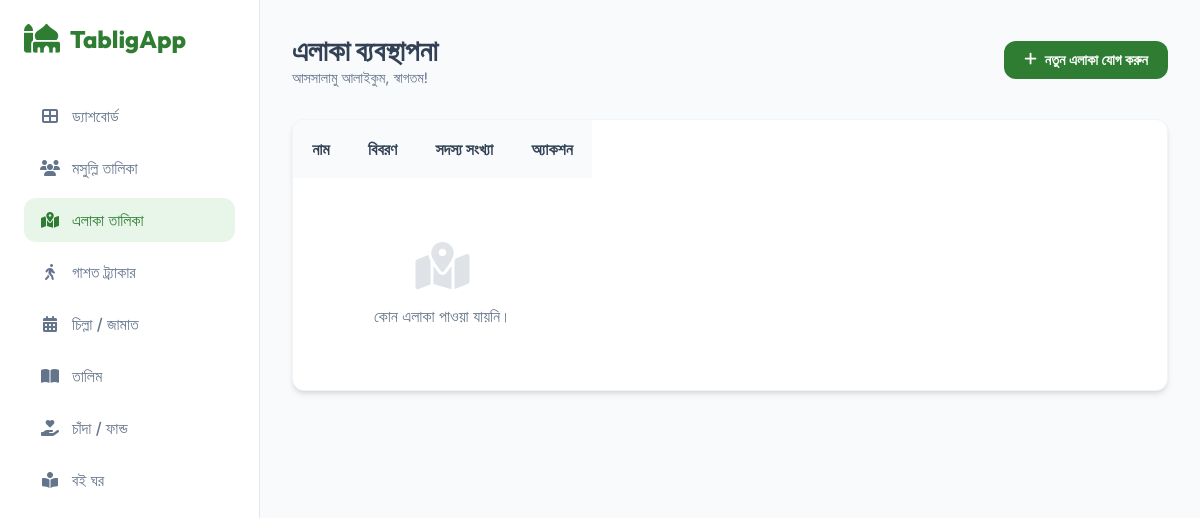
The page /areas/ (signed in) on the database as committed earlier.
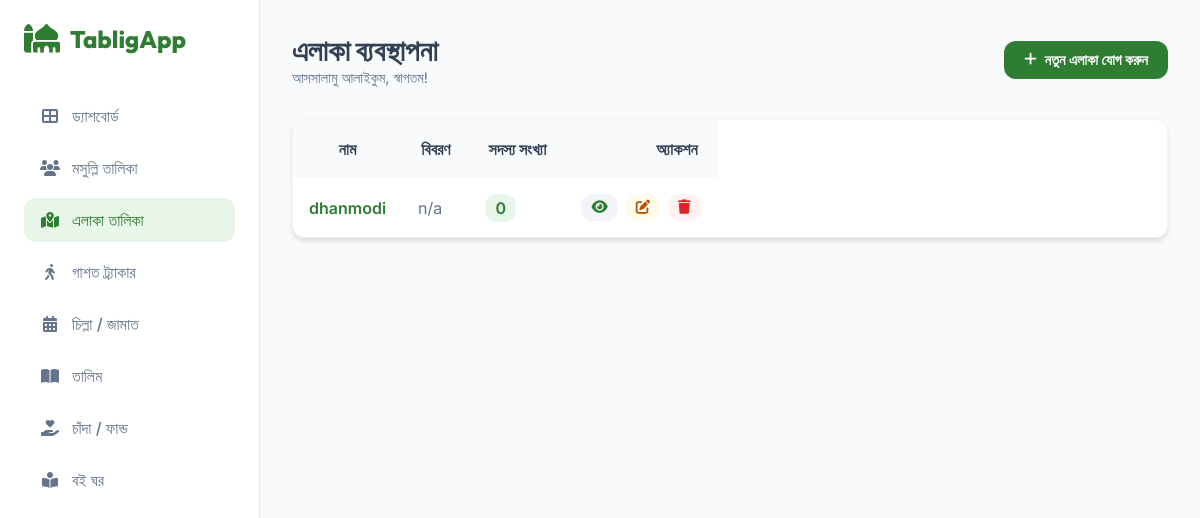
The same page on the database as committed later.
### tablig/models.py (models this page shows, shortened)
class Area(models.Model):
    name = models.CharField(max_length=255, unique=True)
    description = models.TextField(blank=True, null=True)

### tablig/views.py (the view)
# urls.py: path('areas/', AreaListView.as_view(), name='area_list'),
class AreaListView(LoginRequiredMixin, ListView):
    model = Area
    template_name = 'tablig/area_list.html'
    context_object_name = 'areas'

### tablig/templates/tablig/area_list.html (shortened to what this page needs)
{% extends 'tablig/base.html' %}
{% block header_title %}এলাকা ব্যবস্থাপনা{% endblock %}
{% block header_actions %}
<a href="{% url 'area_create' %}" class="btn btn-primary">
    <i class="fas fa-plus"></i> নতুন এলাকা যোগ করুন
</a>
{% endblock %}
{% block content %}
<div class="card" style="padding: 0; overflow: hidden;">
    <table class="member-table" style="margin: 0; border-spacing: 0;">
        <thead>
            <tr style="background: #f8fafc;">
                <th style="padding: 1.2rem;">নাম</th>
                <th style="padding: 1.2rem;">বিবরণ</th>
                <th style="padding: 1.2rem;">সদস্য সংখ্যা</th>
                <th style="padding: 1.2rem; text-align: right;">অ্যাকশন</th>
            </tr>
        </thead>
        <tbody>
            {% for area in areas %}
            <tr style="border-bottom: 1px solid #f1f5f9;">
                <td style="padding: 1rem; font-weight: 600; color: var(--primary-color);">{{ area.name }}</td>
                <td style="padding: 1rem; color: var(--text-muted);">{{ area.description|default:"-"|truncatechars:50 }}</td>
                <td style="padding: 1rem;">
                    <span style="background: var(--primary-light); color: var(--primary-color); padding: 4px 10px; border-radius: 12px; font-weight: 600;">
                        {{ area.members.count }}
                    </span>
                </td>
                <td style="padding: 1rem; text-align: right;">
                    <div style="display: flex; gap: 8px; justify-content: flex-end;">
                        <a href="{% url 'area_detail' area.pk %}" class="btn" style="padding: 6px 10px; background: #f1f5f9; color: var(--primary-color);" title="দেখুন"><i class="fas fa-eye"></i></a>
                        <a href="{% url 'area_update' area.pk %}" class="btn" style="padding: 6px 10px; background: #fffbeb; color: #b45309;" title="এডিট"><i class="fas fa-edit"></i></a>
                        <a href="{% url 'area_delete' area.pk %}" class="btn" style="padding: 6px 10px; background: #fef2f2; color: #dc2626;" title="ডিলিট"><i class="fas fa-trash"></i></a>
                    </div>
                </td>
            </tr>
            {% empty %}
            <tr>
                <td colspan="4" style="text-align: center; padding: 4rem; color: var(--text-muted);">
                    <i class="fas fa-map-marked-alt" style="font-size: 3rem; margin-bottom: 1rem; display: block; opacity: 0.2;"></i>
                    কোন এলাকা পাওয়া যায়নি।
                </td>
            </tr>
            {% endfor %}
        </tbody>
    </table>
</div>
{% endblock %}

Rows that differ between the two databases and show on the page:
added Area: name "dhanmodi", description "n/a", members.count "0"
Other text that changed with them:
text no longer shown: "কোন এলাকা পাওয়া যায়নি।"
